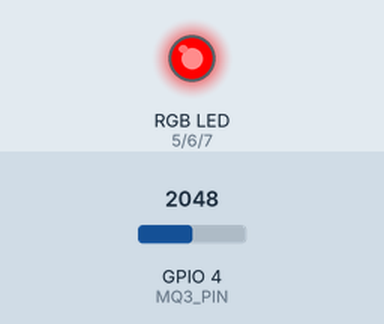
The sketch below on a simulated ESP32-S3. On the bench: an RGB LED mixed from three pins (HIGH = lit). The inputs (shaded band) are chosen by the test bench; at power-on: GPIO 4 (MQ3_PIN) = 2048. WiFi joins after 1.5 s; servers stay silent unless stated; what the sketch prints to the serial monitor is not drawn.

Above: at 2.7 s.
2.8 s: GPIO 4 (MQ3_PIN) set to 443
4.7 s: GPIO 4 (MQ3_PIN) set to 359
At 6.0 s:
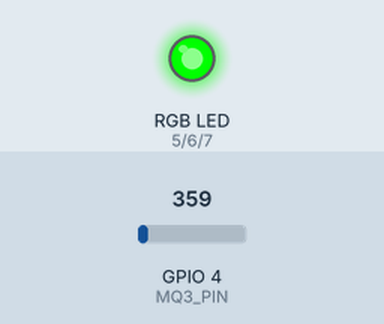
7.0 s: GPIO 4 (MQ3_PIN) set to 440
At 8.7 s:
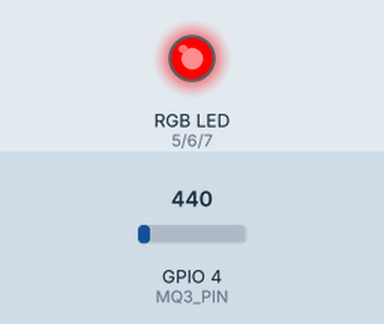
9.0 s: GPIO 4 (MQ3_PIN) set to 360
At 10.3 s:
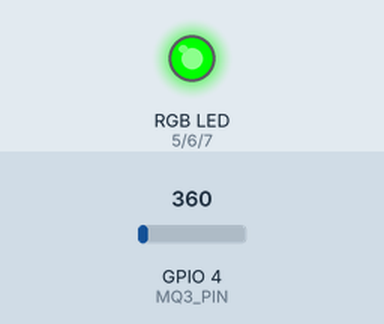
Timing chart, 0 to 12.0 s (numbered marks = the images above; inputs shaded):
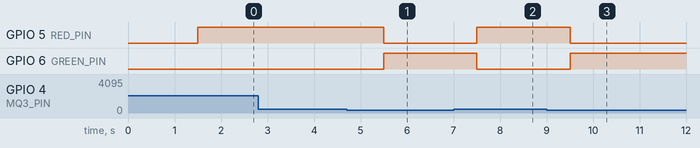

The sketch:

main.ino
```cpp
#include <WiFi.h>
#include <ThingSpeak.h>

// --------------------
// CONFIGURACIÓN SENSOR
// --------------------

// Pin donde está conectado el MQ-3
#define MQ3_PIN 4

// Pines del LED RGB
#define RED_PIN 5
#define GREEN_PIN 6
#define BLUE_PIN 7

// --------------------
// CONFIGURACIÓN WIFI
// --------------------

// Red a la que se conectará el ESP32
const char* ssid = "iPhone de Matilde";
const char* password = "219693729";

// --------------------
// CONFIGURACIÓN THINGSPEAK
// --------------------

// Canal donde se almacenarán los datos
unsigned long channelID = 3411523;

// Clave para enviar datos al canal
const char* writeAPIKey = "V4DXWL3Y1BSY0D3Z";

// Cliente de comunicación
WiFiClient client;

// Variable para controlar cada cuánto se envían datos
unsigned long ultimoEnvio = 0;

void setup() {

  // Inicia el monitor serial
  Serial.begin(115200);

  // Configura los LEDs como salidas
  pinMode(RED_PIN, OUTPUT);
  pinMode(GREEN_PIN, OUTPUT);
  pinMode(BLUE_PIN, OUTPUT);

  // Conecta el ESP32 a Internet
  Serial.println("Conectando WiFi...");

  WiFi.begin(ssid, password);

  while (WiFi.status() != WL_CONNECTED) {
    delay(500);
    Serial.print(".");
  }

  Serial.println("\nWiFi conectado");

  // Inicia la conexión con ThingSpeak
  ThingSpeak.begin(client);
}

void loop() {

  // Lee el valor entregado por el sensor MQ-3
  int valorGas = analogRead(MQ3_PIN);

  // Variable para guardar el estado de la palta
  int estado;

// Clasificación según el valor medido

if (valorGas < 320) {

  estado = 0;

  // Sin palta: LED apagado
  digitalWrite(RED_PIN, LOW);
  digitalWrite(GREEN_PIN, LOW);
  digitalWrite(BLUE_PIN, LOW);

  Serial.print("Valor MQ3: ");
  Serial.print(valorGas);
  Serial.println(" --> SIN PALTA");
}

else if (valorGas < 400) {

  estado = 1;

  // LED rojo = palta inmadura
  digitalWrite(RED_PIN, LOW);
  digitalWrite(GREEN_PIN, HIGH);
  digitalWrite(BLUE_PIN, LOW);

  Serial.print("Valor MQ3: ");
  Serial.print(valorGas);
  Serial.println(" --> PALTA INMADURA");
}

else {

  estado = 2;

  // LED verde = palta madura
  digitalWrite(RED_PIN, HIGH);
  digitalWrite(GREEN_PIN, LOW);
  digitalWrite(BLUE_PIN, LOW);

  Serial.print("Valor MQ3: ");
  Serial.print(valorGas);
  Serial.println(" --> PALTA MADURA");
}

  // Cada 20 segundos envía los datos a ThingSpeak
  if (millis() - ultimoEnvio >= 20000) {

    // Guarda el valor del sensor
    ThingSpeak.setField(1, valorGas);

    // Guarda el estado de la palta
    ThingSpeak.setField(2, estado);

    // Envía los datos al canal
    int respuesta = ThingSpeak.writeFields(channelID, writeAPIKey);

    if (respuesta == 200) {
      Serial.println("Datos enviados a ThingSpeak");
    } else {
      Serial.println("Error al enviar datos");
    }

    // Reinicia el contador de tiempo
    ultimoEnvio = millis();
  }

  // Realiza una nueva lectura cada segundo
  delay(1000);
}
```

Measured:
- the behaviour switches between 400 and 399 on GPIO 4 (MQ3_PIN) (found by bisection; images 0 and 1)
- after the input at 2.8 s, every drawn part: stays the same
- after the input at 4.7 s, GPIO 5 (RED_PIN): HIGH → LOW after 0.80 s; GPIO 6 (GREEN_PIN): LOW → HIGH after 0.80 s
- after the input at 7.0 s, GPIO 5 (RED_PIN): LOW → HIGH after 0.51 s; GPIO 6 (GREEN_PIN): HIGH → LOW after 0.51 s
- after the input at 9.0 s, GPIO 5 (RED_PIN): HIGH → LOW after 0.51 s; GPIO 6 (GREEN_PIN): LOW → HIGH after 0.51 s
